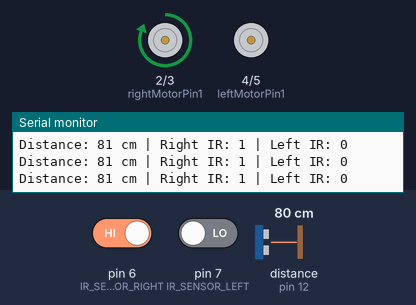
Bench run of a sketch on a simulated Arduino Uno, built with avr-gcc and run on an emulated ATmega328P. Shown: motor-driver pin pairs drawn as motors (green arrow = first pin HIGH = forward, orange = second pin HIGH = backward, longer = more drive, scaled by the enable pin), the last lines printed to the serial monitor. The test bench sets the inputs (shaded band); at power-on: distance to the obstacle (sensor on pin 12) 80 cm, pin 6 (IR_SENSOR_RIGHT) HIGH, pin 7 (IR_SENSOR_LEFT) LOW. The echo pulse lasts 58.3 µs per cm.

Above: at 1.2 s.
1.3 s: distance to the obstacle (sensor on pin 12) set to 11 cm
2.8 s: distance to the obstacle (sensor on pin 12) set to 8 cm
At 3.8 s:
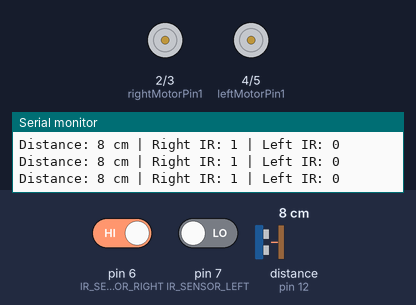
4.3 s: distance to the obstacle (sensor on pin 12) set to 60 cm
At 5.1 s:
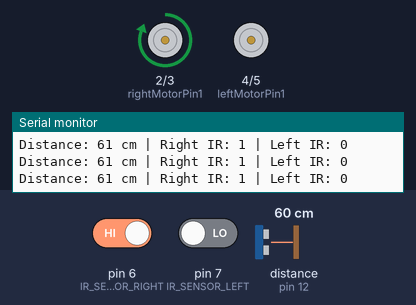
5.8 s: pin 6 (IR_SENSOR_RIGHT) driven LOW
At 6.6 s:
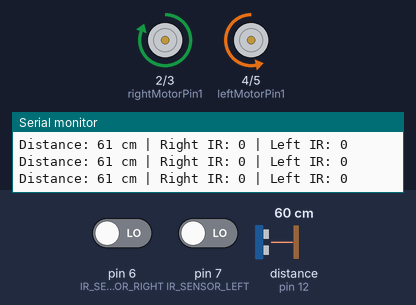
7.3 s: pin 7 (IR_SENSOR_LEFT) driven HIGH
At 8.1 s:
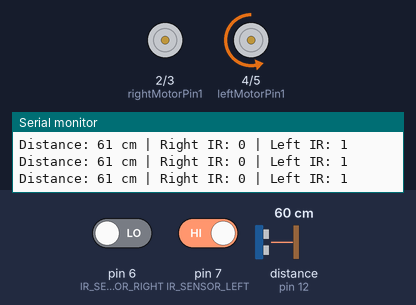
8.8 s: pin 7 (IR_SENSOR_LEFT) driven LOW
At 9.3 s:
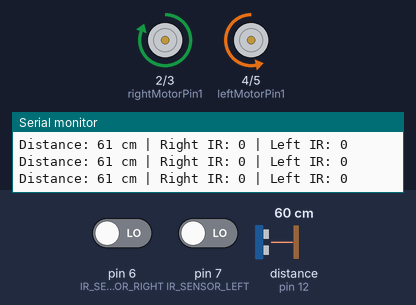
Timing chart, 0 to 11.8 s (numbered marks = the images above; inputs shaded):
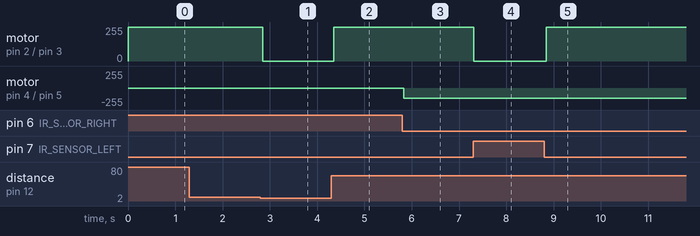

Measured:
- the behaviour switches between 10 and 9 cm on distance to the obstacle (sensor on pin 12) (found by bisection; images 0 and 1)
- after the input at 2.8 s, motor on pin 2 (rightMotorPin1) / pin 3 (rightMotorPin2): forward 255/255 → stopped after 0.05 s
- after the input at 4.3 s, motor on pin 2 (rightMotorPin1) / pin 3 (rightMotorPin2): stopped → forward 255/255 after 0.05 s
- after the input at 5.8 s, motor on pin 4 (leftMotorPin1) / pin 5 (leftMotorPin2): stopped → backward 150/255 at once
- after the input at 7.3 s, motor on pin 2 (rightMotorPin1) / pin 3 (rightMotorPin2): forward 255/255 → stopped at once
- after the input at 8.8 s, motor on pin 2 (rightMotorPin1) / pin 3 (rightMotorPin2): stopped → forward 255/255 at once

The sketch:

ACC.ino
```cpp
#include <NewPing.h>

#define ULTRASONIC_SENSOR_TRIG 11
#define ULTRASONIC_SENSOR_ECHO 12

#define MAX_FORWARD_MOTOR_SPEED 150
#define MIN_DISTANCE 10
#define MAX_DISTANCE 20
#define STOP_DISTANCE 9  // STOP if object is closer than this

#define IR_SENSOR_RIGHT 6
#define IR_SENSOR_LEFT 7

// Right motor
int enableRightMotor = 8;
int rightMotorPin1 = 2;
int rightMotorPin2 = 3;

// Left motor
int enableLeftMotor = 9;
int leftMotorPin1 = 4;
int leftMotorPin2 = 5;

NewPing mySensor(ULTRASONIC_SENSOR_TRIG, ULTRASONIC_SENSOR_ECHO, 400);

void setup() {
  pinMode(enableRightMotor, OUTPUT);
  pinMode(rightMotorPin1, OUTPUT);
  pinMode(rightMotorPin2, OUTPUT);

  pinMode(enableLeftMotor, OUTPUT);
  pinMode(leftMotorPin1, OUTPUT);
  pinMode(leftMotorPin2, OUTPUT);

  pinMode(IR_SENSOR_RIGHT, INPUT);
  pinMode(IR_SENSOR_LEFT, INPUT);

  Serial.begin(9600);  // For debugging

  rotateMotor(0, 0);
}

void loop() {
  int distance = mySensor.ping_cm();
  int rightIRSensorValue = digitalRead(IR_SENSOR_RIGHT);
  int leftIRSensorValue = digitalRead(IR_SENSOR_LEFT);

  Serial.print("Distance: ");
  Serial.print(distance);
  Serial.print(" cm | Right IR: ");
  Serial.print(rightIRSensorValue);
  Serial.print(" | Left IR: ");
  Serial.println(leftIRSensorValue);

  if (distance > 0 && distance <= STOP_DISTANCE) {
    // Object too close - stop immediately
    rotateMotor(0, 0);
  }
  // ✅ Both IR sensors detect → move forward
  else if (rightIRSensorValue == LOW && leftIRSensorValue == LOW) {
    rotateMotor(MAX_FORWARD_MOTOR_SPEED, MAX_FORWARD_MOTOR_SPEED);
  }
  // Turn Right: Right IR detects hand
  else if (rightIRSensorValue == LOW && leftIRSensorValue == HIGH) {
    rotateMotor(0, MAX_FORWARD_MOTOR_SPEED);  // Left motor on, right off
  }
  // Turn Left: Left IR detects hand
  else if (rightIRSensorValue == HIGH && leftIRSensorValue == LOW) {
    rotateMotor(MAX_FORWARD_MOTOR_SPEED, 0);  // Right motor on, left off
  }
  // Move forward if distance is acceptable
  else if (distance >= MIN_DISTANCE && distance <= MAX_DISTANCE) {
    rotateMotor(MAX_FORWARD_MOTOR_SPEED, MAX_FORWARD_MOTOR_SPEED);
  }
  // Stop if nothing detected
  else {
    rotateMotor(0, 0);
  }

  delay(50); // Small delay for stability
}

void rotateMotor(int rightMotorSpeed, int leftMotorSpeed) {
  // Right motor direction
  if (rightMotorSpeed > 0) {
    digitalWrite(rightMotorPin1, HIGH);
    digitalWrite(rightMotorPin2, LOW);
  } else if (rightMotorSpeed < 0) {
    digitalWrite(rightMotorPin1, LOW);
    digitalWrite(rightMotorPin2, HIGH);
  } else {
    digitalWrite(rightMotorPin1, LOW);
    digitalWrite(rightMotorPin2, LOW);
  }

  // Left motor direction (REVERSED to correct rotation)
  if (leftMotorSpeed > 0) {
    digitalWrite(leftMotorPin1, LOW);  // Reversed
    digitalWrite(leftMotorPin2, HIGH); // Reversed
  } else if (leftMotorSpeed < 0) {
    digitalWrite(leftMotorPin1, HIGH); // Reversed
    digitalWrite(leftMotorPin2, LOW);  // Reversed
  } else {
    digitalWrite(leftMotorPin1, LOW);
    digitalWrite(leftMotorPin2, LOW);
  }

  analogWrite(enableRightMotor, abs(rightMotorSpeed));
  analogWrite(enableLeftMotor, abs(leftMotorSpeed));
}
```
